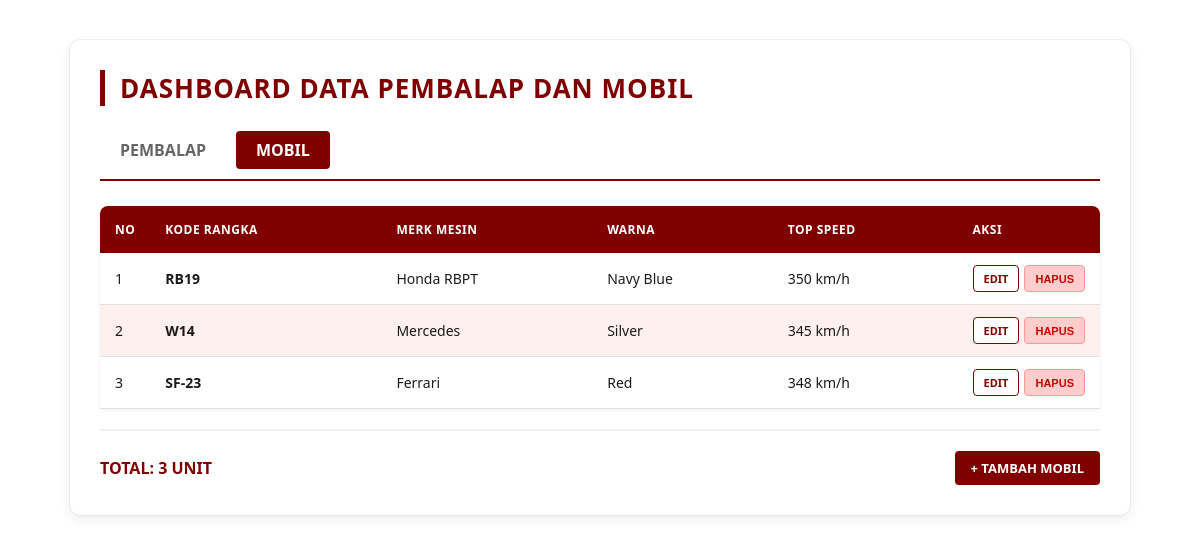
The page /Project/index.php?nav=mobil on the database its author committed.
### tables this page shows
CREATE TABLE IF NOT EXISTS mobil (
    id INT AUTO_INCREMENT PRIMARY KEY,
    kodeRangka VARCHAR(50) NOT NULL,
    merkMesin VARCHAR(100) NOT NULL,
    warna VARCHAR(255) NOT NULL,
    topKecepatan INT DEFAULT 0
);

### Project/presenters/PresenterMobil.php (called while the page is built, shortened)
<?php
include_once(__DIR__ . "/../models/TabelMobil.php");
include_once(__DIR__ . "/../models/Mobil.php");
include_once(__DIR__ . "/../views/ViewMobil.php");
class PresenterMobil implements KontrakPresenterMobil
{
    private $tabelMobil;
    private $viewMobil;
    public function __construct($tabelMobil, $viewMobil)
    {
        $this->tabelMobil = $tabelMobil;
        $this->viewMobil = $viewMobil;
    }
    public function tampilkanMobil(): string
    {
        $rawData = $this->tabelMobil->getAllMobil();
        $listMobil = [];
        foreach ($rawData as $row) {
            $listMobil[] = new Mobil(
                $row['id'],
                $row['kodeRangka'],
                $row['merkMesin'],
                $row['warna'],
                $row['topKecepatan']
            );
        }
        return $this->viewMobil->tampilMobil($listMobil);
    }
    public function proses()
    {
        $screen = $_GET['screen'] ?? 'list';
        if ($screen == 'add') {
            return $this->tampilkanFormMobil(null);
        } elseif ($screen == 'edit' && isset($_GET['id'])) {
            return $this->tampilkanFormMobil($_GET['id']);
        } else {
            return $this->tampilkanMobil();
        }
    }
}
?>

### Project/models/Mobil.php (called while the page is built)
<?php
class Mobil
{
    private $id;
    private $kodeRangka;
    private $merkMesin;
    private $warna;
    private $topKecepatan;
    public function __construct($id, $kodeRangka, $merkMesin, $warna, $topKecepatan)
    {
        $this->id = $id;
        $this->kodeRangka = $kodeRangka;
        $this->merkMesin = $merkMesin;
        $this->warna = $warna;
        $this->topKecepatan = $topKecepatan;
    }
    public function getId() { return $this->id; }
    public function getKodeRangka() { return $this->kodeRangka; }
    public function getMerkMesin() { return $this->merkMesin; }
    public function getWarna() { return $this->warna; }
    public function getTopKecepatan() { return $this->topKecepatan; }
}
?>

### Project/models/DB.php (called while the page is built, shortened)
<?php
class DB{
    private $host = "localhost";
    private $db_name = "";
    private $username = "";
    private $password = "";
    private $conn;
    function __construct($host, $db_name, $username, $password) {
        $this->host = $host;
        $this->db_name = $db_name;
        $this->username = $username;
        $this->password = $password;
        $this->conn = $this->connect();
    }
    public function connect() {
        $conn = null;
        try {
            $dsn = "mysql:host={$this->host};dbname={$this->db_name};charset=utf8mb4";
            $options = [
                PDO::ATTR_ERRMODE => PDO::ERRMODE_EXCEPTION,
                PDO::ATTR_DEFAULT_FETCH_MODE => PDO::FETCH_ASSOC,
                PDO::ATTR_EMULATE_PREPARES => false,
            ];
            $conn = new PDO($dsn, $this->username, $this->password, $options);
        } catch (PDOException $exception) {
            throw new RuntimeException("Koneksi gagal: " . $exception->getMessage(), 0, $exception);
        }
        return $conn;
    }
    public function executeQuery($query, $params = []) {
        try {
            $stmt = $this->conn->prepare($query);
            $stmt->execute($params);
            return $stmt;
        } catch (PDOException $e) {
            throw new RuntimeException('Query gagal: ' . $e->getMessage(), 0, $e);
        }
    }
}
?>

### Project/models/TabelMobil.php (called while the page is built, shortened)
<?php
include_once("DB.php");
class TabelMobil extends DB implements KontrakModelMobil
{
    public function getAllMobil(): array
    {
        $query = "SELECT * FROM mobil";
        $this->executeQuery($query);
        return $this->getAllResult();
    }
}
?>

### Project/views/ViewMobil.php (the view, shortened to what this page needs)
<?php
include_once("models/Mobil.php");
class ViewMobil implements KontrakViewMobil
{
    public function tampilMobil($listMobil)
    {
        $tbody = '';
        $no = 1;
        foreach ($listMobil as $mobil) {
            $tbody .= '<tr>';
            $tbody .= '<td>' . $no++ . '</td>';
            $tbody .= '<td style="font-weight:600">' . htmlspecialchars($mobil->getKodeRangka()) . '</td>';
            $tbody .= '<td>' . htmlspecialchars($mobil->getMerkMesin()) . '</td>';
            $tbody .= '<td>' . htmlspecialchars($mobil->getWarna()) . '</td>';
            $tbody .= '<td>' . htmlspecialchars($mobil->getTopKecepatan()) . ' km/h</td>';
            $tbody .= '<td>
                        <div class="action-group">
                            <a href="index.php?nav=mobil&screen=edit&id=' . $mobil->getId() . '" class="btn btn-sm btn-edit">Edit</a>
                            <button data-id="' . $mobil->getId() . '" class="btn btn-sm btn-delete">Hapus</button>
                        </div>
                      </td>';
            $tbody .= '</tr>';
        }
        $templatePath = __DIR__ . '/../template/listMobil.html';
        if (file_exists($templatePath)) {
            $template = file_get_contents($templatePath);
            $template = str_replace('DATA_TABEL', $tbody, $template);
            $template = str_replace('DATA_TOTAL', count($listMobil), $template);
            return $template;
        } else {
            return "Error: Template listMobil.html tidak ditemukan!";
        }
    }
}
?>

### rows shown on the page
mobil: kodeRangka "RB19", merkMesin "Honda RBPT", warna "Navy Blue", topKecepatan "350"
mobil: kodeRangka "W14", merkMesin "Mercedes", warna "Silver", topKecepatan "345"
mobil: kodeRangka "SF-23", merkMesin "Ferrari", warna "Red", topKecepatan "348"

### other values the page prints
$presenter->proses() "DASHBOARD DATA PEMBALAP DAN MOBIL PEMBALAP MOBIL NO KODE RANGKA MERK MESIN WARNA TOP SPEED AKSI TOTAL: 3 UNIT + TAMBAH MOBIL"
